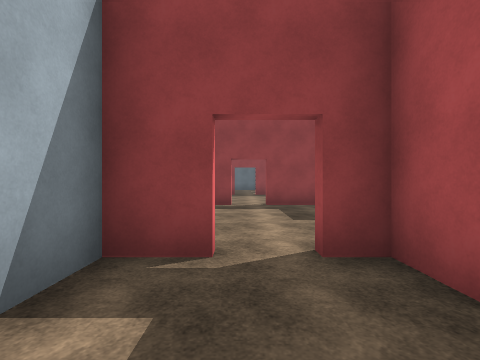
[1] (above)

23 first-person views from a walk through a 3-D level made in the Unity game engine. The camera is 1.4 m above the floor, looks level and sees 85° across. Doors are open. The floor is counted in squares, 2 m on a side. Each view is taken from the middle of a square. On the plan, view 1 faces up. The plan holds only what a view shows up to about 9 squares ahead; the rest is blank. The player character is not drawn. Surface patterns are stand-ins for the level's own textures.

[2]
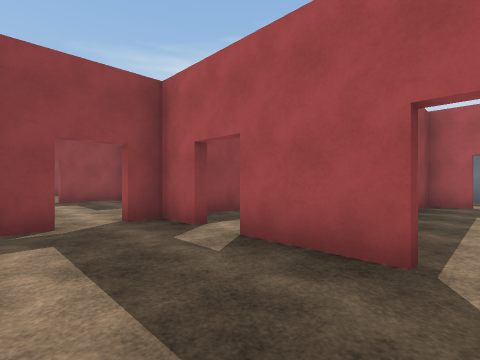

[3]
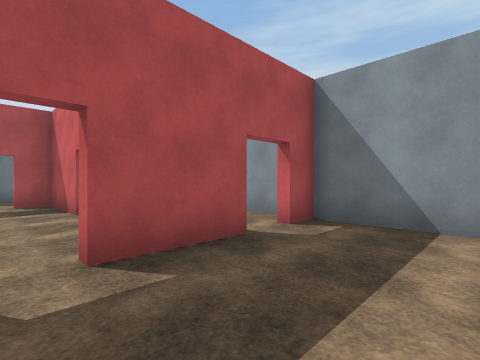

[4]
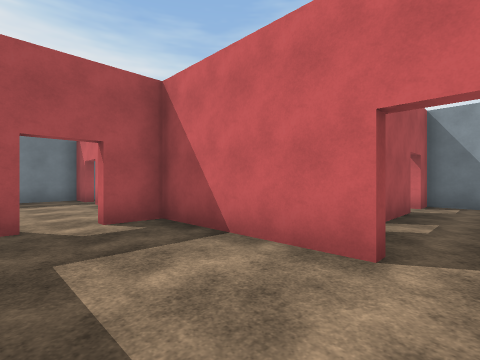

[5]
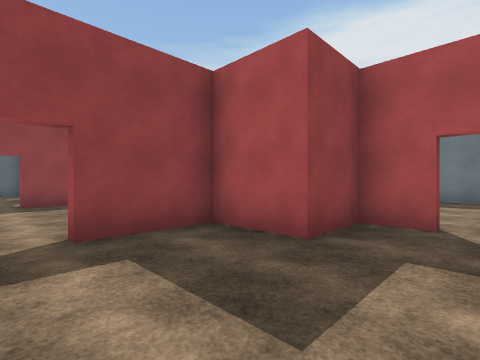

[6]
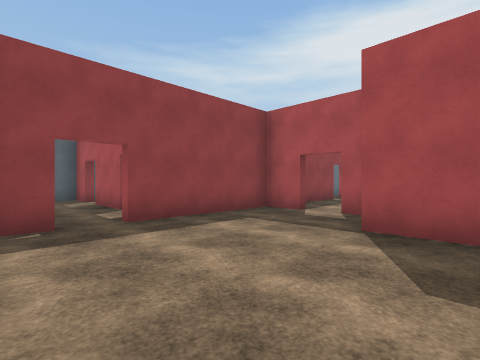

[7]
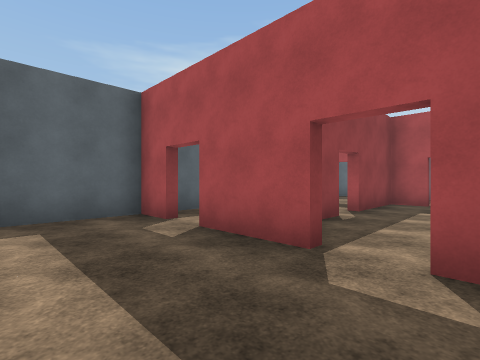

[8]
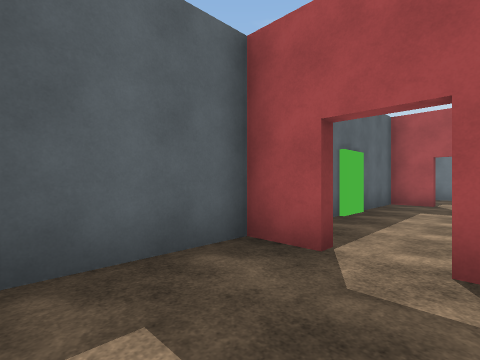

[9]
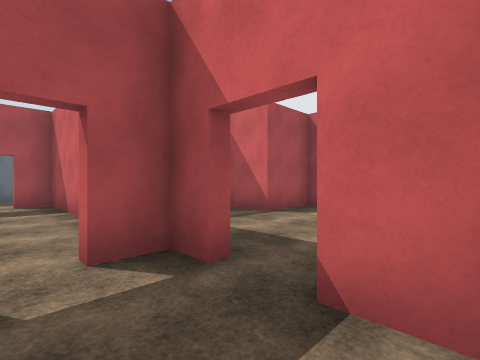

[10]
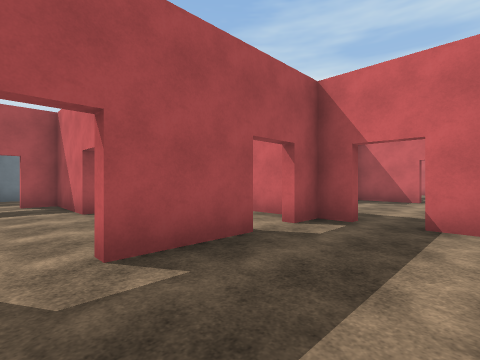

[11]
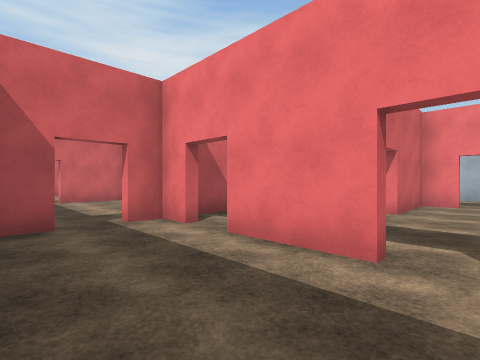

[12]
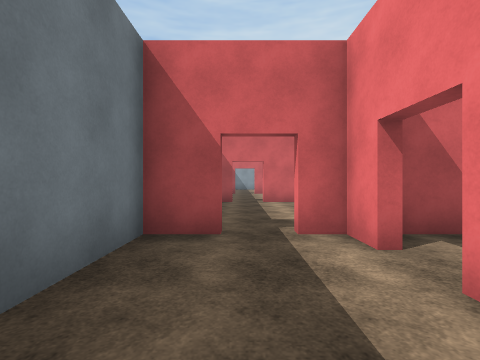

[13]
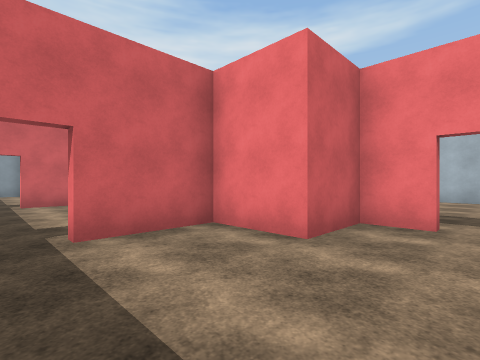

[14]
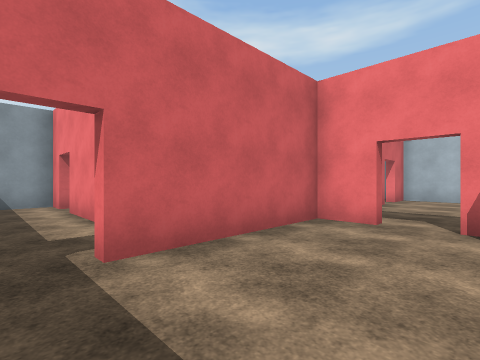

[15]
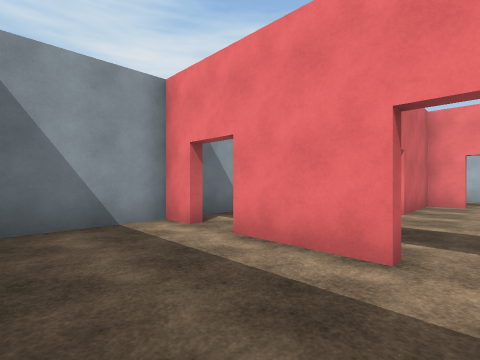

[16]
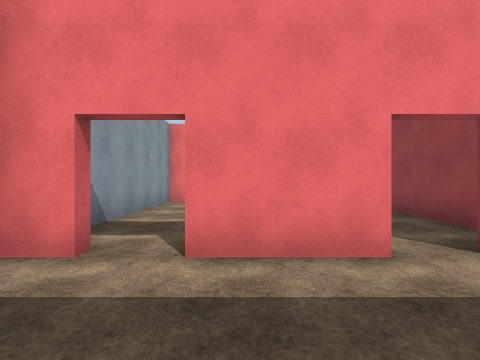

[17]
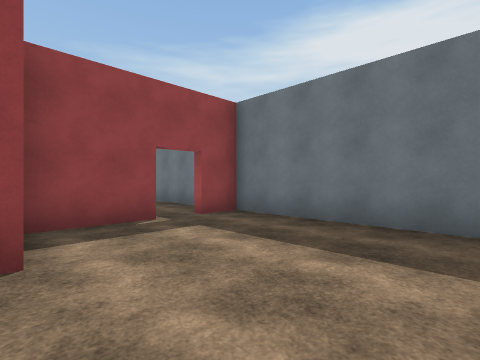

[18]
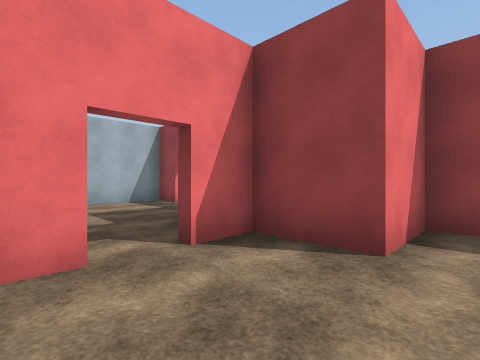

[19]
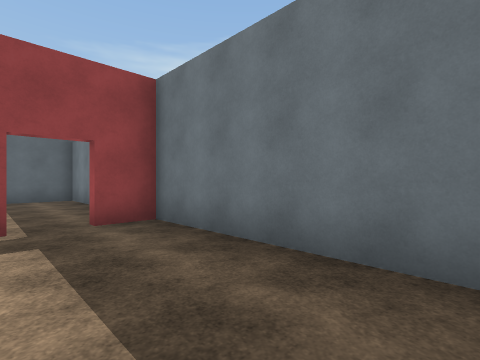

[20]
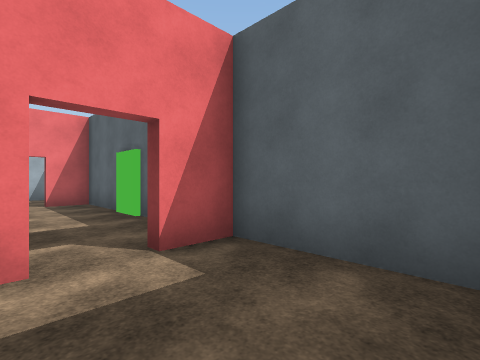

[21]
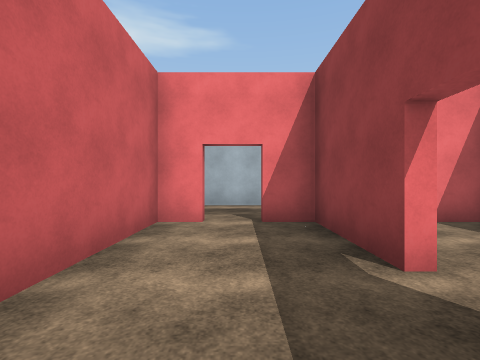

[22]
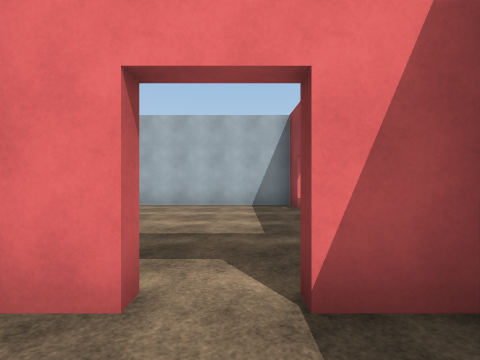

[23]
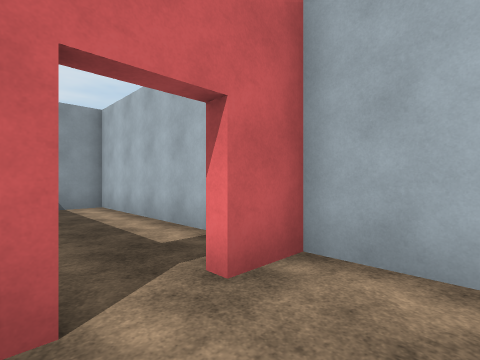

### Floor plan
Ten units are one square. View 1 is at (0, 0); x grows to the right and y downward. Boxes are objects, and circles mark ways between rooms. Rooms are numbered by the first view taken in them; rooms with no view inside come last. Other rooms are left out.
<svg viewBox="-18 -187 126 224">
<path fill="none" stroke="#000" d="M14 15 14 -4M-1 -24 -13 -24 -13 32 14 32 14 25M6 -26 44 -26 44 -36M-1 -74 -13 -74 -13 -26 -2 -26M44 -45 44 -56 28 -56 28 -74 8 -74M8 -76 28 -76 28 -94 40 -94M-2 -124 -13 -124 -13 -81M44 -99 44 -104M44 -124 8 -124M-13 -175 -13 -130M14 -171 14 -182 -10 -182M14 -144 14 -162M-10 -126 -2 -126M76 -164 76 -144M92 -126 103 -126 103 -182 76 -182 76 -172M84 -124 62 -124M91 -76 96 -76M103 -80 103 -124 92 -124M46 -105 46 -94 62 -94 62 -76 82 -76M92 -26 103 -26 103 -74 92 -74M46 -38 46 -26 82 -26M82 -74 62 -74 62 -56 46 -56 46 -46M76 -4 76 15M76 25 76 32 99 32M40 -153 16 -153M16 -134 16 -126 74 -126 74 -134M74 -153 50 -153M50 -155 74 -155 74 -162M16 -162 16 -155 40 -155M74 -172 74 -182 16 -182 16 -172M16 28 16 32 69 32M74 6 61 6M50 4 74 4 74 -4M16 -4 16 4 40 4M64 -24 24 -24M76 -134 76 -126 82 -126"/>
<circle cx="8" cy="-20" r="3" fill="#2a7"/>
<circle cx="15" cy="20" r="3" fill="#2a7"/>
<circle cx="5" cy="-75" r="3" fill="#2a7"/>
<circle cx="45" cy="-40" r="3" fill="#2a7"/>
<circle cx="45" cy="-110" r="3" fill="#2a7"/>
<circle cx="8" cy="-130" r="3" fill="#2a7"/>
<circle cx="15" cy="-170" r="3" fill="#2a7"/>
<circle cx="75" cy="-140" r="3" fill="#2a7"/>
<circle cx="75" cy="-170" r="3" fill="#2a7"/>
<circle cx="90" cy="-125" r="3" fill="#2a7"/>
<circle cx="90" cy="-75" r="3" fill="#2a7"/>
<circle cx="90" cy="-25" r="3" fill="#2a7"/>
<circle cx="75" cy="20" r="3" fill="#2a7"/>
<circle cx="75" cy="-10" r="3" fill="#2a7"/>
<circle cx="45" cy="-150" r="3" fill="#2a7"/>
<circle cx="45" cy="5" r="3" fill="#2a7"/>
<text x="-10" y="10">1</text>
<text x="10" y="-50">2</text>
<text x="10" y="-100">3</text>
<text x="-10" y="-160">4</text>
<text x="90" y="-160">5</text>
<text x="80" y="-100">6</text>
<text x="80" y="-40">7</text>
<text x="90" y="10">8</text>
<text x="40" y="-130">9</text>
<text x="40" y="-170">10</text>
<text x="40" y="30">11</text>
<text x="40" y="-10">12</text>
<text x="80" y="-130">13</text>
</svg>
Room 1 opens to room 2. Room 1 opens to room 11. Room 2 opens to room 3. Room 2 opens to room 7. Room 3 opens to room 6. Room 4 opens to room 9. Room 4 opens to room 10. Room 5 opens to room 9. Room 5 opens to room 10. Room 5 opens to room 13. Room 6 opens to room 7. Room 7 opens to room 8. Room 8 opens to room 11. Room 8 opens to room 12. Room 9 opens to room 10. Room 11 opens to room 12.

Where each view was taken, in squares from view 1:
view 1: 0 up, 0 right, facing up
view 2: 2 down, 1 left, facing up-right
view 3: 1 up, 1 left, facing down-right
view 4: 5 up, 0 right, facing down-right
view 5: 4 up, 0 right, facing up-right
view 6: 8 up, 1 left, facing up-right
view 7: 13 up, 1 left, facing up-right
view 8: 16 up, 1 left, facing up-right
view 9: 14 up, 1 left, facing down-right
view 10: 17 up, 1 left, facing down-right
view 11: 17 up, 10 right, facing down-left
view 12: 16 up, 9 right, facing down
view 13: 11 up, 9 right, facing down-left
view 14: 5 up, 9 right, facing down-left
view 15: 1 up, 10 right, facing down-left
view 16: 1 down, 10 right, facing left
view 17: 3 up, 6 right, facing up-right
view 18: 3 up, 7 right, facing up-left
view 19: 8 up, 8 right, facing up-right
view 20: 16 up, 10 right, facing up-left
view 21: 14 up, 6 right, facing left
view 22: 11 up, 6 right, facing left
view 23: 4 up, 1 right, facing down-left
